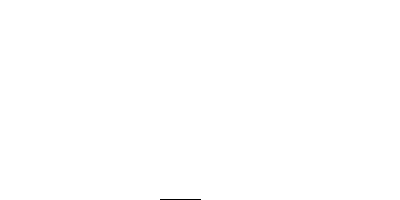
Frame 1 (no input)
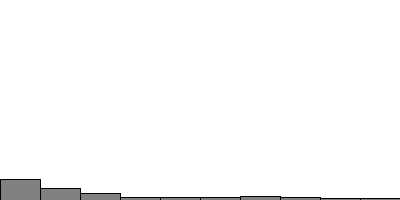
Frame 60 (the mouse pressed at the canvas centre just before this capture)
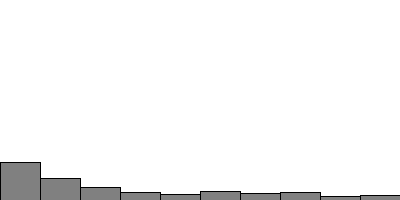
Frame 120 (the mouse held since frame 60 and released just before this capture)

The Processing sketch that drew these frames (run headless with seeded random() and noise(); from frame 60 on, the mouse is pressed at the canvas centre):

// Processing sketch: sketch_140620_17
// ── sketch_140620_17.pde
int[] rs;
int[] ps;

void setup(){
  size(400,200);
  rs = new int[10] ;
  for(int i=0;i<rs.length;i++){
    rs[i] = 0 ;
  }
  ps = new int[16] ;
  ps[0] = 0;
  ps[1] = 0;
  ps[2] = 0;
  ps[3] = 0;
  ps[4] = 1;
  ps[5] = 1;
  ps[6] = 1;
  ps[7] = 2;
  ps[8] = 2;
  for(int i=3;i<rs.length;i++){
    ps[6+i] = i ;
  }
}

void draw(){
  background(255);
  stroke(0);
  fill(128);
  int r = ps[int(random(ps.length))];
  rs[r]++;
  int barWidth = int(width/rs.length);
  for(int i=0;i< 10 ;i++){
    rect(barWidth*i,height-rs[i],width/rs.length,height);
  }
}
